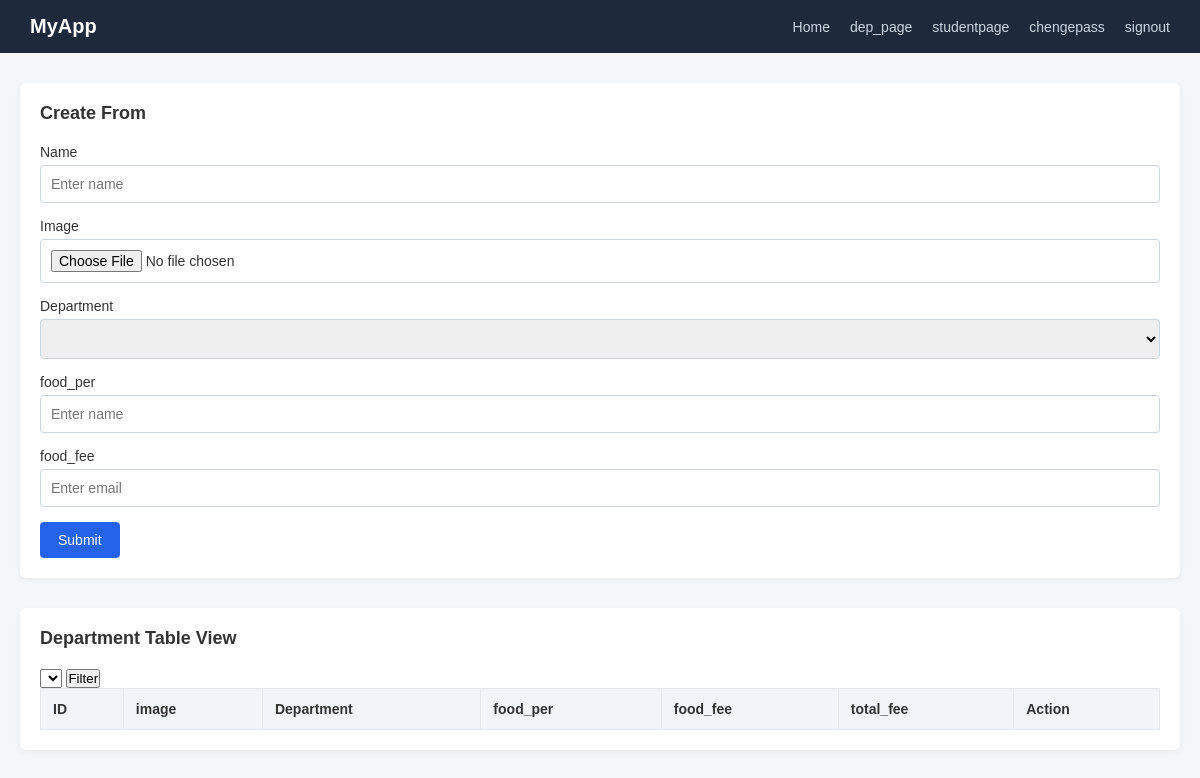
Page /studentpage/ on the earlier database version.
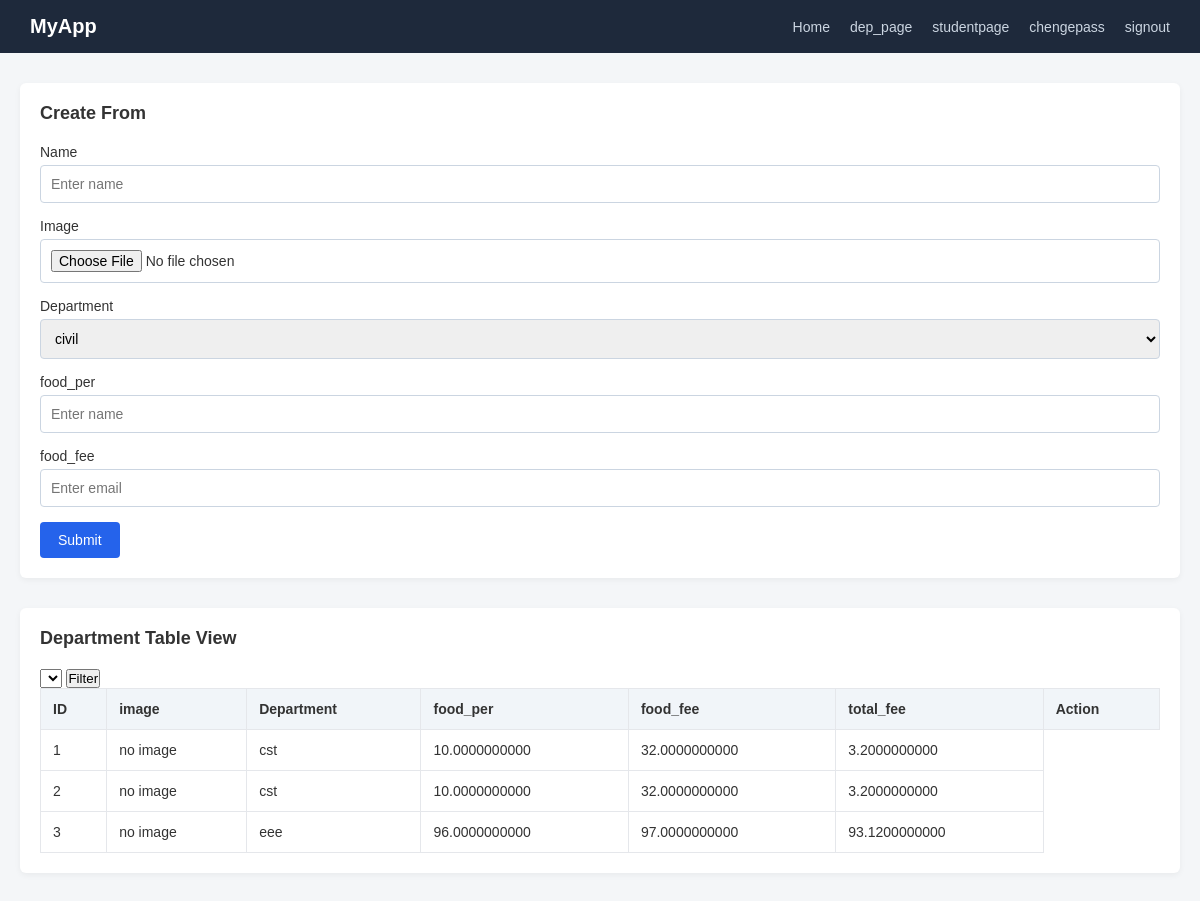
Same page on the later database version.
### myapp/models.py (models this page shows, shortened)
class StudentModel(models.Model):
    name=models.CharField(null=True)
    image=models.ImageField(upload_to='imag/',null=True)
    department=models.ForeignKey(DepartModel,on_delete=models.CASCADE,null=True)
    food_per=models.DecimalField(decimal_places=10,max_digits=50,null=True)
    total_fee=models.DecimalField(decimal_places=10,max_digits=50,null=True)
    food_fee=models.DecimalField(decimal_places=10,max_digits=50,null=True)

class DepartModel(models.Model):
    name=models.CharField(null=True)
    description=models.TextField(max_length=200,null=True)

### myapp/views.py (the view, shortened to what this page needs)
# urls.py: path('studentpage/',studentpage,name='studentpage'),
def studentpage(r):
    s_data=StudentModel.objects.all()
    d_data=DepartModel.objects.all()
    d_filter=r.GET.get('dep')
    if d_filter:
        d_data=DepartModel.objects.filter(department_id=d_filter)
    context={
        'data':s_data,
        'd_data':d_data,
        'd_filter':d_filter,
    }
    return render (r,'studentpage.html',context)

### templates/studentpage.html (shortened to what this page needs)
{% extends 'home.html' %}
{% block body %}
    <div class="container">
        <div class="card">
            <h2>Create From</h2>
            <form method="POST">
                <div class="form-group">
                    <label>Name</label>
                    <input type="text" name="name" placeholder="Enter name">
                </div>
                <div class="form-group">
                    <label>Image</label>
                    <input type="file" name="image" placeholder="Enter name">
                </div>
                <div class="form-group">
                    <label>Department</label>
                    <select name="department">
                        {% for i in d_data %}
                           <option value="{{i.id}}">{{i.name}}</option>
                        {% endfor %}
                    </select>
                </div>
                <div class="form-group">
                    <label>food_per</label>
                    <input type="number" name="food_per" placeholder="Enter name">
                </div>
                <div class="form-group">
                    <label>food_fee</label>
                    <input type="number" name="food_fee" placeholder="Enter email">
                </div>
                <button class="btn btn-primary">Submit</button>
            </form>
        </div>
        <div class="card">
            <h2>Department Table View</h2>
        <form method="GET">
            <select name="dep">
            </select>
            <button type="submit">Filter</button>
        </form>
            <table>
                <thead>
                    <tr>
                        <th>ID</th>
                        <th>image</th>
                        <th>Department</th>
                        <th>food_per</th>
                        <th>food_fee</th>
                        <th>total_fee</th>
                        <th>Action</th>
                    </tr>
                </thead>
                <tbody>
                    {% for i in data %}
                    <tr>
                        <td>{{forloop.counter}}</td>
                        <td>
                            {% if i.image %}
                                <img src="{{i.image.url}}" width="50px" height="50px" alt="">
                            {% else %}
                            no image
                            {% endif %}
                        </td>
                        <td>{{i.department.name}}</td>
                        <td>{{i.food_per}}</td>
                        <td>{{i.food_fee}}</td>
                        <td>{{i.total_fee}}</td>
                    </tr>
                    {% endfor %}
                </tbody>
            </table>
        </div>
{% endblock body %}

### templates/home.html (shortened to what this page needs)
<!DOCTYPE html>
<html lang="en">
<head>
</head>
<body>
    {% include 'nav.html' %}
    {% block body %}{% endblock body %}
</body>
</html>

### templates/nav.html
<nav class="navbar">
        <div class="logo">MyApp</div>
        <ul>
            <li><a href="{% url 'home' %}">Home</a></li>
            <li><a href="{% url 'dep_page' %}">dep_page</a></li>
            <li><a href="{% url 'studentpage' %}">studentpage</a></li>
            <li><a href="{% url 'chengepass' %}">chengepass</a></li>
            <li><a href="{% url 'signout' %}">signout</a></li>
        </ul>
    </nav>

### templates/home.html (style rules this page uses)
* { margin: 0; padding: 0; box-sizing: border-box; font-family: Arial, Helvetica, sans-serif; }
body { background: #f4f6f8; color: #333; }
a { text-decoration: none; color: inherit; }
.navbar { background: #1e293b; color: #fff; padding: 15px 30px; display: flex; justify-content: space-between; align-items: center; }
.navbar .logo { font-size: 20px; font-weight: bold; }
.navbar ul { list-style: none; display: flex; gap: 20px; }
.navbar ul li a { color: #cbd5e1; font-size: 14px; }
.container { max-width: 1200px; margin: 30px auto; padding: 0 20px; }
.card { background: #fff; padding: 20px; border-radius: 6px; box-shadow: 0 2px 6px rgba(0, 0, 0, 0.05); margin-bottom: 30px; }
.card h2 { margin-bottom: 20px; font-size: 18px; }
.form-group { margin-bottom: 15px; }
.form-group label { display: block; margin-bottom: 5px; font-size: 14px; }
.form-group input, .form-group select, .form-group textarea { width: 100%; padding: 10px; border: 1px solid #cbd5e1; border-radius: 4px; font-size: 14px; }
.btn { padding: 10px 18px; border: none; border-radius: 4px; cursor: pointer; font-size: 14px; }
.btn-primary { background: #2563eb; color: #fff; }
table { width: 100%; border-collapse: collapse; }
table thead { background: #f1f5f9; }
table th, table td { padding: 12px; border: 1px solid #e5e7eb; text-align: left; font-size: 14px; }
table th { font-weight: 600; }

Differences in the rows shown:
added StudentModel: image "no image", department.name "cst", food_per "10.0000000000", food_fee "32.0000000000", total_fee "3.2000000000"
added StudentModel: image "no image", department.name "cst", food_per "10.0000000000", food_fee "32.0000000000", total_fee "3.2000000000"
added StudentModel: image "no image", department.name "eee", food_per "96.0000000000", food_fee "97.0000000000", total_fee "93.1200000000"
Other differences:
form field department: (not shown) → "civil"
